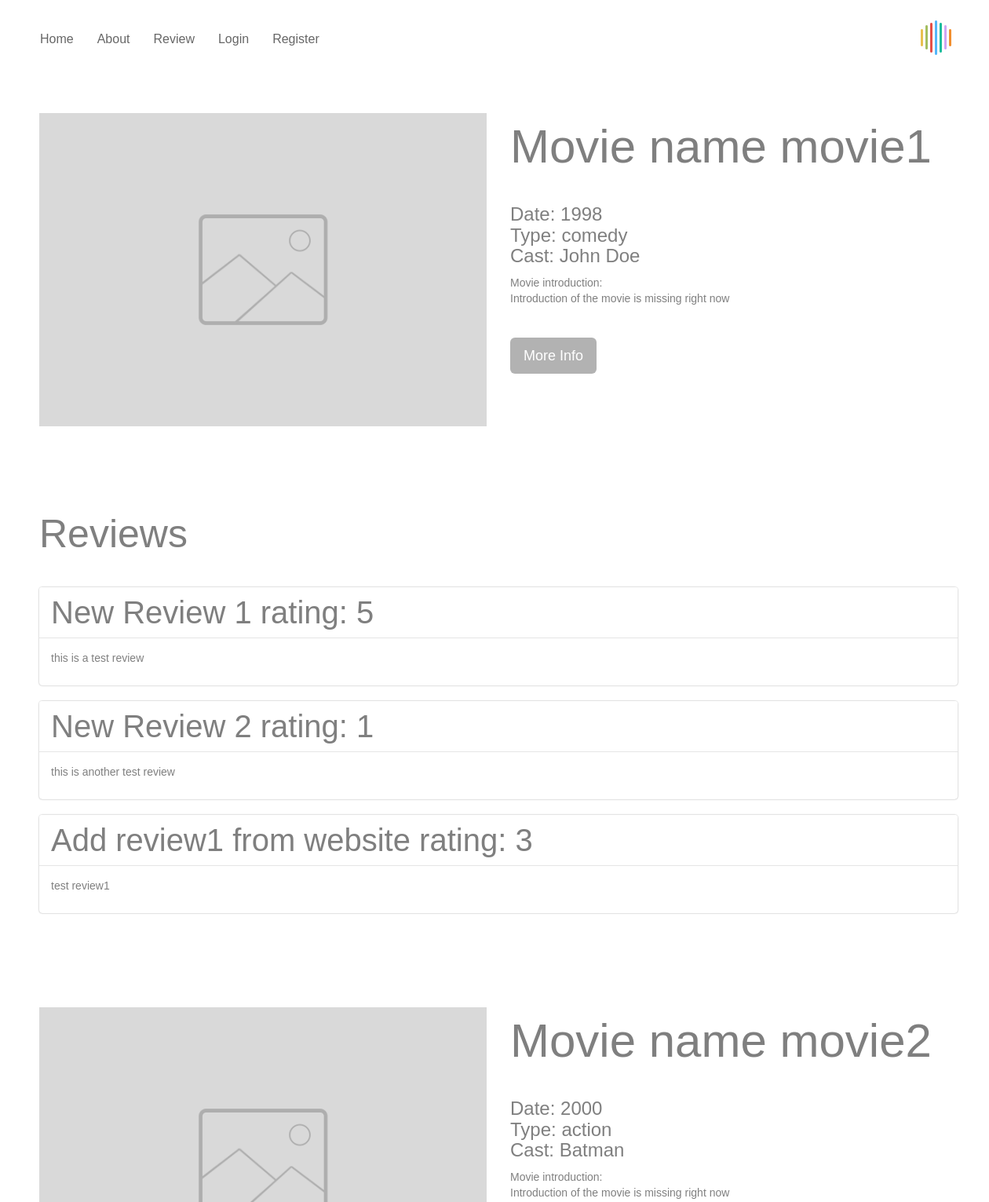
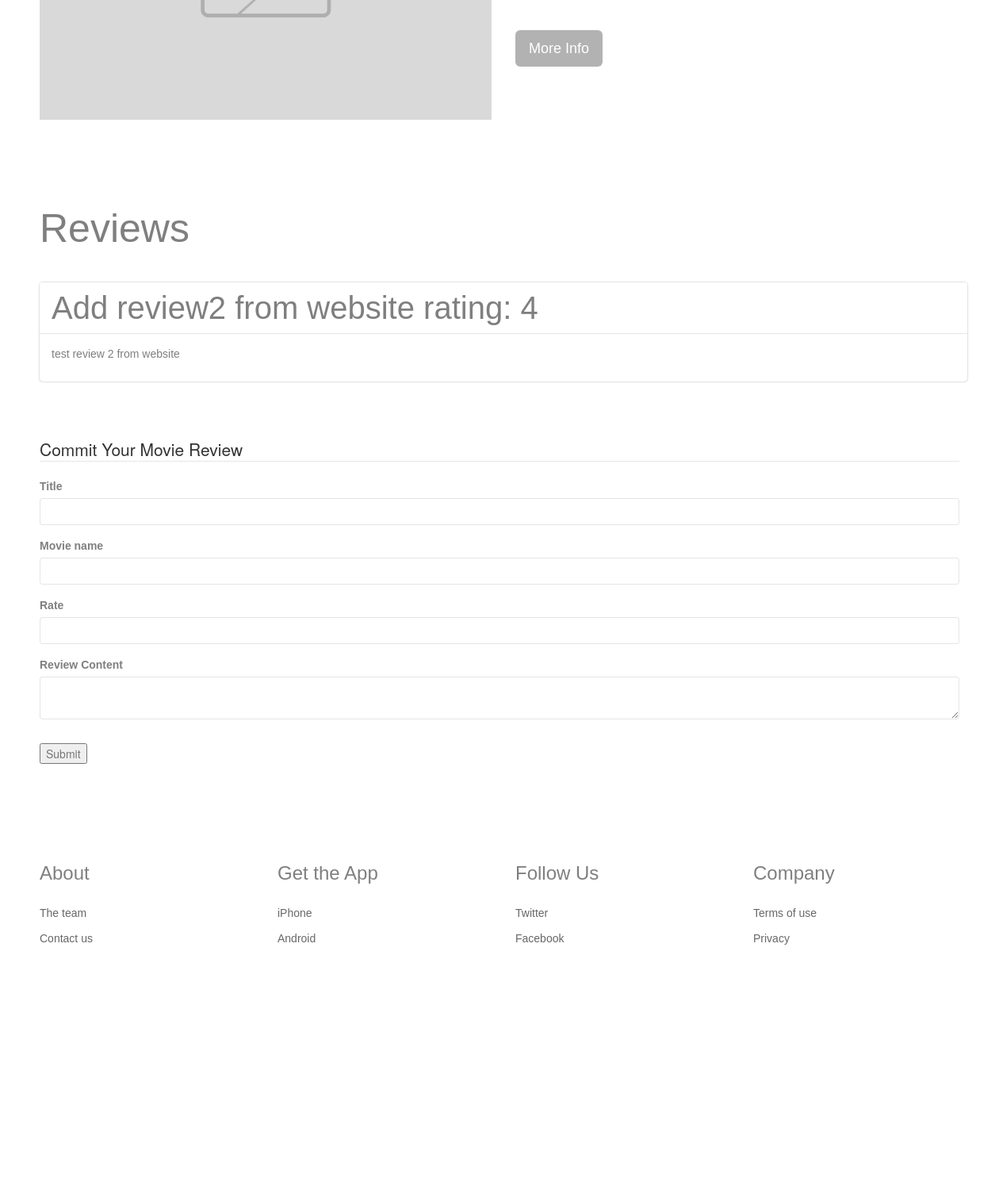
Screenshot of /review with the database file from the repository (2 pictures, top to bottom).
### movie_review/models.py (models this page shows, shortened)
class Movie(db.Model):
    id = db.Column(db.Integer, primary_key=True)
    name = db.Column(db.String(50), nullable=False, unique=True)
    date_released = db.Column(db.Integer, nullable=False)
    type = db.Column(db.String(100), nullable=False)
    cast = db.Column(db.String(100), nullable=False)
    info = db.Column(db.Text, nullable=False, default='Introduction of the movie is missing right now')
    reviews = db.relationship('Review', backref='movie', lazy=True)

class Review(db.Model):
    id = db.Column(db.Integer, primary_key=True)
    title = db.Column(db.String(100), nullable=False)
    date_posted = db.Column(db.DateTime, nullable=False, default=datetime.utcnow)
    content = db.Column(db.Text, nullable=False)
    rate = db.Column(db.Integer, nullable=False)
    user_id = db.Column(db.Integer, db.ForeignKey('user.id'), nullable=False)
    movie_id = db.Column(db.Integer, db.ForeignKey('movie.id'), nullable=False)

### movie_review/routes.py (the view, shortened to what this page needs)
@app.route("/review", methods=['get', 'post'])
def review():
    movies = Movie.query.all()
    reviews = Review.query.all()
    form = ReviewForm()
    return render_template("review.html", title="Review", movies=movies, reviews=reviews, form=form)

### movie_review/forms.py
class ReviewForm(FlaskForm):
    title = StringField('Title',
                        validators=[DataRequired()])
    movie_name = StringField('Movie name',
                             validators=[DataRequired()])
    rate = IntegerField('Rate',
                        validators=[DataRequired(), NumberRange(max=5, min=0)])
    content = TextAreaField('Review Content',
                            validators=[DataRequired()])
    submit = SubmitField('Submit')

### movie_review/templates/review.html (shortened to what this page needs)
{% extends "template.html" %}
{% block content %}
    {% for movie in movies %}
        <div class="bloc bgc-white l-bloc" id="bloc-1">
            <div class="container bloc-md">
                <div class="row">
                    <div class="col-sm-6">
                        <img src="{{ url_for('static', filename='img/lazyload-ph.png')}}" data-src="{{ url_for('static', filename='img/placeholder-image.png')}}" class="img-responsive lazyload" />
                    </div>
                    <div class="col-sm-6">
                        <h2 class="mg-lg ">
                            Movie name&nbsp;{{ movie.name }}
                        </h2>
                        <h3 class="mg-sm">
                            Date: {{ movie.date_released }}<br> Type: {{ movie.type }}<br>Cast: {{ movie.cast }}
                        </h3>
                        <p class="mg-lg" >
                            Movie introduction:<br>{{ movie.info }}
                        </p><a href="index.html" class="btn btn-d btn-lg">More Info</a>
                    </div>
                </div>
            </div>
        </div>
        <div class="bloc bgc-white l-bloc" id="bloc-2">
            <div class="container bloc-md">
                <div class="row">
                    <div class="col-sm-12">
                        <h1 class=" mg-lg">
                            Reviews
                        </h1>
                        {% for review in reviews %}
                            {% if review.movie_id == movie.id %}
                                <div class="panel">
                                    <div class="panel-heading">
                                        <h3 class="mg-clear ">
                                            {{ review.title }}  rating: {{ review.rate }}
                                        </h3>
                                    </div>
                                    <div class="panel-body">
                                        <p>
                                            {{ review.content }}
                                        </p>
                                    </div>
                                </div>
                            {% endif %}
                        {% endfor %}
                    </div>
                </div>
            </div>
        </div>
    {% endfor %}
    <div class="bloc bgc-white l-bloc">
        <form method="post" action="/review">
            <fieldset class="form-group">
                <legend class="border-bottom mb-4">Commit Your Movie Review</legend>
                <div class="form-group">
                    {{ form.title.label(class="form-control-label") }}
                    {% if form.title.errors %}
                        {{ form.title(class="form-control form-control-lg is-invalid") }}
                        <div class="invalid-feedback">
                            {% for error in form.title.errors %}
                                <span>{{ error }}</span>
                            {% endfor %}
                        </div>
                    {% else %}
                        {{ form.title(class="form-control form-control-lg") }}
                    {% endif %}
                </div>
                <div class="form-group">
                    {{ form.movie_name.label(class="form-control-label") }}
                    {% if form.movie_name.errors %}
                        {{ form.movie_name(class="form-control form-control-lg is-invalid") }}
                        <div class="invalid-feedback">
                            {% for error in form.movie_name.errors %}
                                <span>{{ error }}</span>
                            {% endfor %}
                        </div>
                    {% else %}
                        {{ form.movie_name(class="form-control form-control-lg") }}
                    {% endif %}
                </div>
                <div class="form-group">
                    {{ form.rate.label(class="form-control-label") }}
                    {% if form.rate.errors %}
                        {{ form.rate(class="form-control form-control-lg is-invalid") }}
                        <div class="invalid-feedback">
                            {% for error in form.rate.errors %}
                                <span>{{ error }}</span>
                            {% endfor %}
                        </div>
                    {% else %}
                        {{ form.rate(class="form-control form-control-lg") }}
                    {% endif %}
                </div>
                <div class="form-group">
                    {{ form.content.label(class="form-control-label") }}
                    {% if form.content.errors %}
                        {{ form.content(class="form-control form-control-lg is-invalid") }}
                        <div class="invalid-feedback">
                            {% for error in form.content.errors %}
                                <span>{{ error }}</span>
                            {% endfor %}
                        </div>
                    {% else %}
                        {{ form.content(class="form-control form-control-lg") }}
                    {% endif %}
                </div>
            </fieldset>
            <div class="form-group">
                {{ form.submit(class="bin-outline-info") }}
            </div>
        </form>
    </div>
{% endblock content %}

### movie_review/templates/template.html (shortened to what this page needs)
<!doctype html>
<html lang="Default">
<head>
	<link rel="stylesheet" type="text/css" href="{{ url_for('static', filename='css/bootstrap.min.css')}}">
	<link rel="stylesheet" type="text/css" href="{{ url_for('static', filename='style.css')}}">
	<link rel="stylesheet" type="text/css" href="{{ url_for('static', filename='css/font-awesome.min.css')}}">
</head>
<body>
<div class="page-container">
<div class="bloc l-bloc bgc-white" id="bloc-0">
	<div class="container bloc-sm">
		<nav class="navbar nav-invert row">
			<div class="navbar-header">
				<a class="navbar-brand" href="home"><img src="{{ url_for('static', filename='img/logo.png')}}" alt="logo" /></a>
			</div>
			<div class="collapse navbar-collapse navbar-1">
				<ul class="site-navigation nav navbar-nav">
					<li>
						<a href="{{ url_for('home') }}">Home</a>
					</li>
					<li>
						<a href="{{ url_for('about') }}">About</a>
					</li>
					<li>
						<a href="{{ url_for('review') }}">Review</a>
					</li>
					{% if current_user.is_authenticated %}
						<li>
							<a href="{{ url_for('logout') }}">Logout</a>
						</li>
						<li>
							<a href="{{ url_for('account') }}">Profile</a>
						</li>
					{% else %}
						<li>
							<a href="{{ url_for('login') }}">Login</a>
						</li>
						<li>
							<a href="{{ url_for('register') }}">Register</a>
						</li>
					{% endif %}
				</ul>
			</div>
		</nav>
	</div>
</div>
{% block content %}{% endblock content%}
<div class="bloc bgc-white l-bloc" id="bloc-4">
	<div class="container bloc-lg">
		<div class="row">
			<div class="col-sm-3">
				<h3 class="mg-md bloc-mob-center-text">
					About
				</h3><a href="index.html" class="a-btn a-block bloc-mob-center-text">The team</a><a href="index.html" class="a-btn a-block bloc-mob-center-text">Contact us</a>
			</div>
			<div class="col-sm-3">
				<h3 class="mg-md bloc-mob-center-text">
					Get the App
				</h3><a href="index.html" class="a-btn a-block bloc-mob-center-text">iPhone</a><a href="index.html" class="a-btn a-block bloc-mob-center-text">Android</a>
			</div>
			<div class="col-sm-3">
				<h3 class="mg-md bloc-mob-center-text">
					Follow Us
				</h3><a href="index.html" class="a-btn a-block bloc-mob-center-text">Twitter</a><a href="index.html" class="a-btn a-block bloc-mob-center-text">Facebook</a>
			</div>
			<div class="col-sm-3">
				<h3 class="mg-md bloc-mob-center-text">
					Company
				</h3><a href="index.html" class="a-btn a-block bloc-mob-center-text">Terms of use</a><a href="index.html" class="a-btn a-block bloc-mob-center-text">Privacy</a>
			</div>
		</div>
	</div>
</div>
<div class="bloc bgc-white l-bloc" id="bloc-5">
	<div class="container bloc-lg">
	</div>
</div>
</div>
</body>
</html>

### movie_review/static/style.css (style rules this page uses)
body { margin:0; padding:0; background:#FFF; overflow-x:hidden; -webkit-font-smoothing: antialiased; -moz-osx-font-smoothing: grayscale; }
a,button { transition: all .3s ease-in-out;outline: none!important; }
.bloc { width:100%; clear:both; background: 50% 50% no-repeat; padding:0 50px; -webkit-background-size: cover; -moz-background-size: cover; -o-background-size: cover; background-size: cover; position:relative; }
.bloc .container { padding-left:0; padding-right:0; }
.bloc-lg { padding:100px 50px; }
.bloc-md { padding:50px; }
.bloc-sm { padding:20px 50px; }
.d-bloc .panel,.l-bloc { color:rgba(0,0,0,.5); }
.d-bloc .panel .a-btn,.l-bloc .a-btn,.l-bloc .navbar a,.l-bloc .navbar-brand,.l-bloc a .icon-sm, .l-bloc a .icon-md, .l-bloc a .icon-lg, .l-bloc a .icon-xl, .l-bloc h1 a, .l-bloc h2 a, .l-bloc h3 a, .l-bloc h4 a, .l-bloc h5 a, .l-bloc h6 a, .l-bloc p a { color:rgba(0,0,0,.6); }
#bloc-1 h2 { font-size: 60px; }
#bloc-2 h1 { font-size: 50px; }
#bloc-2 h3 { font-size: 40px; }
.navbar { margin-bottom: 0; z-index:1; }
.navbar-brand { height:auto; padding:3px 15px; font-size:25px; font-weight:normal; font-weight:600; line-height:44px; }
.navbar-brand img { max-height: 200px; margin: 0 5px 0 0; display:inline; }
.navbar .nav { padding-top: 2px; margin-right: -16px; float:right; z-index:1; }
.nav > li { float:left; margin-top:4px; font-size:16px; }
.nav-invert .navbar-header, .nav-invert .navbar-brand { float:right; position:relative; z-index:2; }
@media (min-width: 768px) { .site-navigation { position:absolute; top:50%; right:20px; transform:translate(0, -50%); -webkit-transform:translateY(-50%); } }
@media (min-width: 768px) { .nav-invert .site-navigation { left:0; right:0; } }
.mg-clear { margin:0; }
.mg-sm { margin-top:10px; margin-bottom:5px; }
.mg-md { margin-top:10px; margin-bottom:20px; }
.mg-lg { margin-top:10px; margin-bottom:40px; }
.btn { margin: 0 5px 5px 0; }
.btn-d,.btn-d:hover,.btn-d:focus { color:#FFF; background:rgba(0,0,0,.3); }
.a-btn { padding: 6px 10px 6px 0; line-height: 1.42857143; display:inline-block; }
.a-block { width:100%; text-align:left; }
.panel { border:0; box-shadow: 0 0 2px rgba(0,0,0,.4); }
.panel-heading, .panel-footer { background-color: inherit; border-color: rgba(0,0,0,.1)!important; }
.form-control { border-color:rgba(0,0,0,.1); box-shadow:none; }
h1,h2,h3,h4,h5,h6,p,label,.btn,a { font-family:"Helvetica"; }
.container { max-width:1170px; }
.bgc-white { background-color:#ffffff; }

### rows the page displays
Movie: name "movie1", date_released "1998", type "comedy", cast "John Doe", info "Introduction of the movie is missing right now"
Review: title "New Review 1", rate "5", content "this is a test review"
Review: title "New Review 2", rate "1", content "this is another test review"
Review: title "Add review1 from website", rate "3", content "test review1"
Movie: name "movie2", date_released "2000", type "action", cast "Batman", info "Introduction of the movie is missing right now"
Review: title "Add review2 from website", rate "4", content "test review 2 from website"
